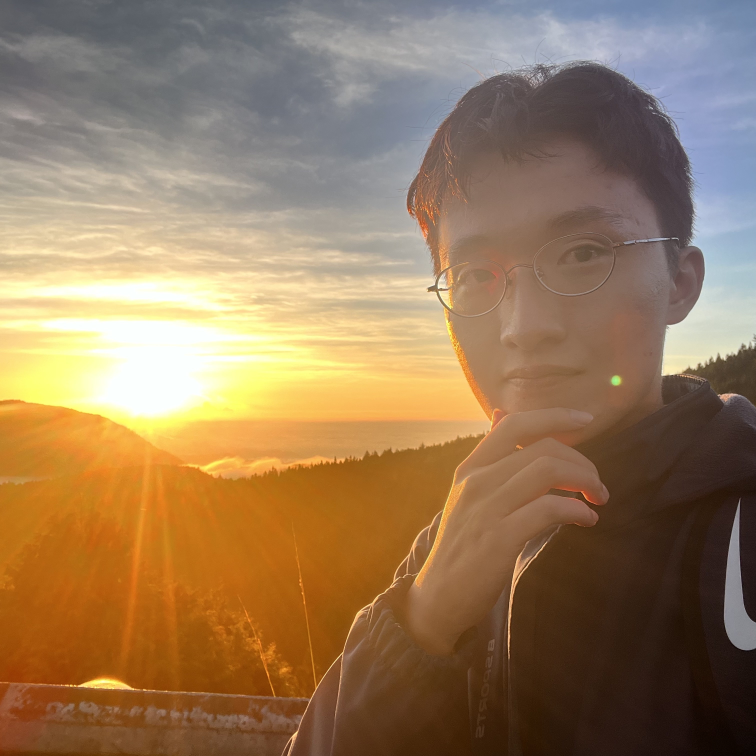
//> input picture 浮水印/001.jpg, 3024 x 3024 px (shown at 1/4 size)
$ ./main   (built with g++ and OpenCV 4)
//> lines starting //> are read from the running program, lines starting //| are printed output that depends on the picture; after the words box and inside, x2 and y2 are one past the last pixel; in counts of white or black regions, pixels touching at a corner belong together
### 浮水印/imageHandler.h
#pragma once
#include <iostream>
#include <opencv2/opencv.hpp>
using namespace cv;
using namespace std;

void show(string windowName, Mat var);

### 浮水印/watermark.h
#pragma once
#include <iostream>
#include <opencv2/opencv.hpp>
using namespace cv;
using namespace std;

/*From unsigned char (decimal) to string (binary)*/
string uchar2bin(unsigned char value);
/*From string (binary) to unsigned char (decimal)*/
unsigned char bin2uchar(string bin);

/*Embed the second chapter picture into the first picture*/
Mat makeWatermark(Mat image1, Mat image2);
/*Extract embedded image*/
Mat recoveryImage(Mat image);

### 浮水印/imageHandler.cpp
#include "imageHandler.h"

void show(string windowName, Mat var) {
	namedWindow(windowName, WINDOW_NORMAL);
	resizeWindow(windowName, 800, 600);
	imshow(windowName, var);
	waitKey(0);
}

### 浮水印/watermark.cpp
#include "watermark.h"

string uchar2bin(unsigned char value) {
	string bin;
	for (int i = 7; i >= 0; i--) {
		bin += ((value >> i) & 1) ? '1' : '0';
	}
	return bin;
}

unsigned char bin2uchar(string bin) {
	unsigned char uch = 0;
	for (int i = 0; i < 8; i++) {
		if (bin[i] == '1') {
			uch |= (1 << (7 - i));
		}
	}
	return uch;
}

Mat makeWatermark(Mat image1, Mat image2) {
	Mat ans(image1.rows, image1.cols, CV_8UC1);
	for (int i = 0; i < image1.rows; i++) {
		for (int j = 0; j < image1.cols; j++) {
			unsigned char pixel1, pixel2;
			pixel1 = image1.at<uchar>(i, j);
			pixel2 = image2.at<uchar>(i, j);

			string bin1, bin2;
			bin1 = uchar2bin(pixel1);
			bin2 = uchar2bin(pixel2);
			bin1[7] = bin2[0];
			ans.at<uchar>(i, j) = bin2uchar(bin1);
		}
	}

	return ans;
}

Mat recoveryImage(Mat image) {
	Mat ans(image.rows, image.cols, CV_8UC1);
	for (int i = 0; i < image.rows; i++) {
		for (int j = 0; j < image.cols; j++) {
			string bin="", bin_i;
			bin_i = uchar2bin(image.at<uchar>(i, j));
			for (int x = 0; x < 8; x++) {
				bin += bin_i[7];
			}
			ans.at<uchar>(i, j) = bin2uchar(bin);
		}
	}
	return ans;
}

### 浮水印/main.cpp
#include <opencv2/opencv.hpp>
#include <iostream>
#include "watermark.h"
#include "imageHandler.h"

using namespace cv;
using namespace std;

int main() {
	Mat image1, image1_grey, image2, image2_grey;
	image1 = imread("001.jpg");
//> image1 is the input picture: 3024 rows x 3024 cols, CV_8UC3; mean B, G, R 91.3, 122.4, 150.9
	if (image1.empty()) {
		cout << "Image Input Error." << endl;
		return -1;
	}
	image2 = imread("002.jpg");
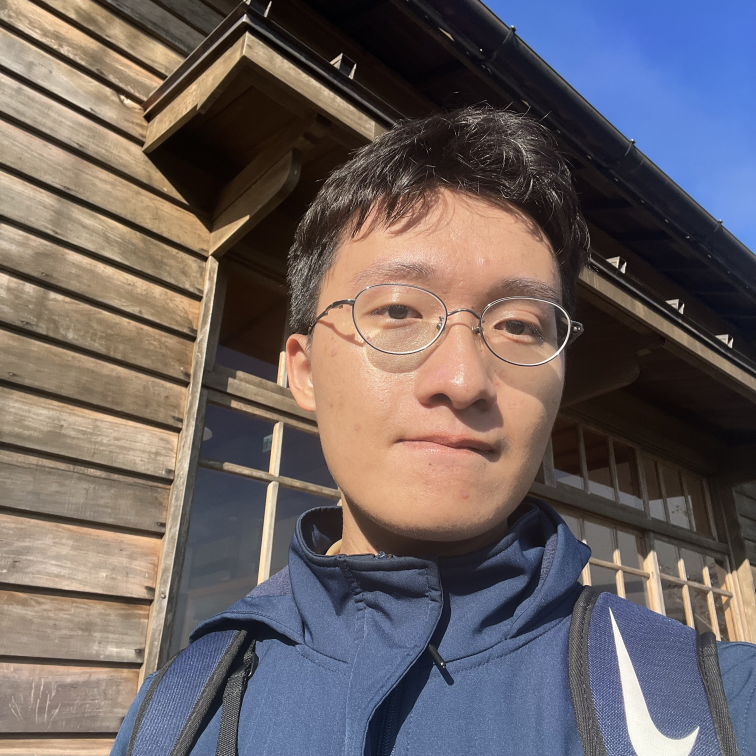
//> input picture 浮水印/002.jpg, 3024 x 3024 px (shown at 1/4 size)
//> image2 is the input picture: 3024 rows x 3024 cols, CV_8UC3; mean B, G, R 98, 97.7, 106.9
	if (image2.empty()) {
		cout << "Image Input Error." << endl;
		return -1;
	}

	cvtColor(image1, image1_grey, COLOR_BGR2GRAY);
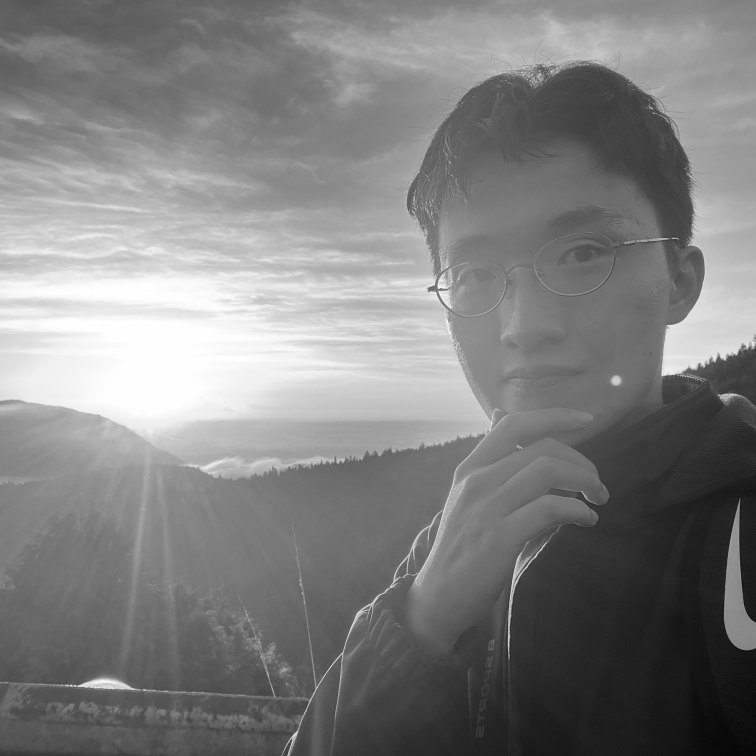
//> image1_grey: 3024 rows x 3024 cols, CV_8UC1 (shown at 1/4 size); min 0, max 255, mean 127.4
	cvtColor(image2, image2_grey, COLOR_BGR2GRAY);
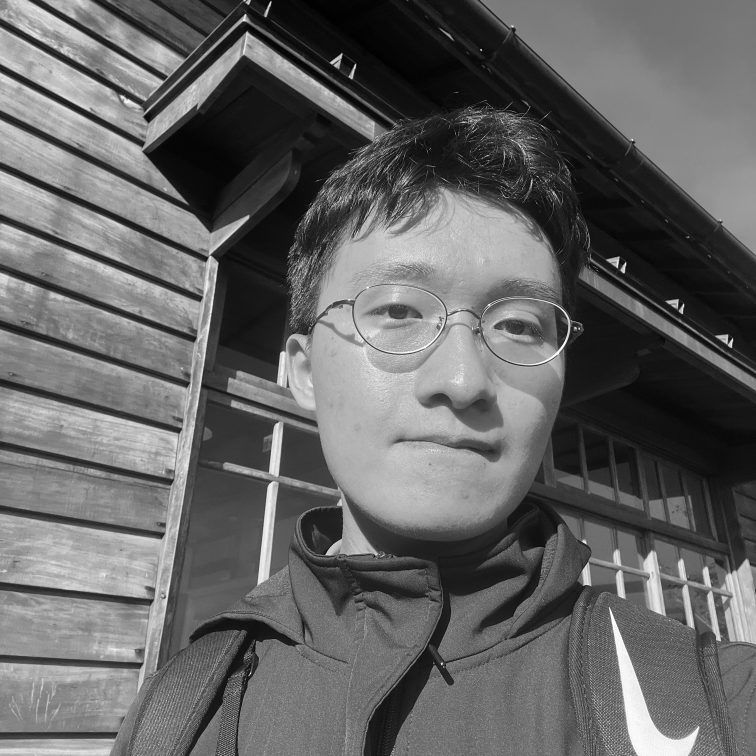
//> image2_grey: 3024 rows x 3024 cols, CV_8UC1 (shown at 1/4 size); min 0, max 255, mean 100.5


	Mat watermark = makeWatermark(image1_grey, image2_grey);
	show("watermark", watermark);
	bool saveWatermark = imwrite("watermark.jpg", watermark);

	Mat recovery = recoveryImage(watermark);
//> after the loop in recoveryImage, `for (int i = 0; i < image.rows; i++)`:
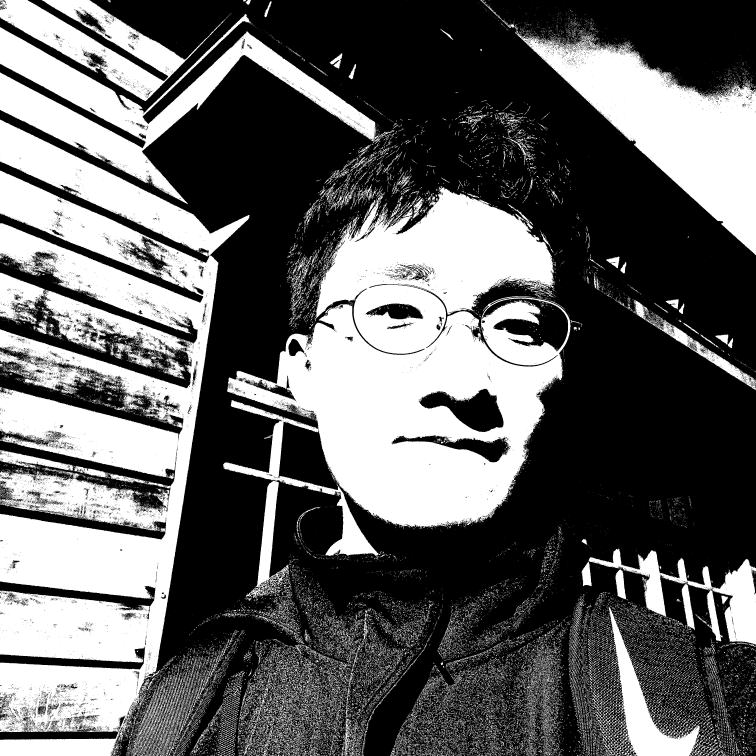
//> ans: 3024 rows x 3024 cols, CV_8UC1 (shown at 1/4 size); 38.7% white; 45881 white regions (42141 under 20 px), largest, box (x1, y1, x2, y2) and area: (0, 479, 998, 3024) 1260268, (892, 749, 2329, 2224) 1018346, (2060, 122, 3024, 1021) 310555
	show("recovery", recovery);
	bool saveRecovery = imwrite("recovery.jpg", recovery);

	return 0;
}
